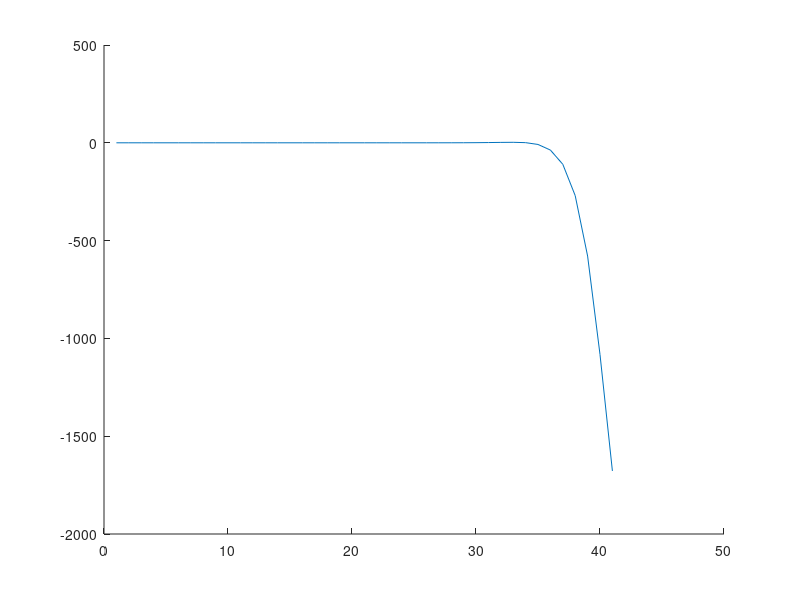

MATLAB code to generate this figure:
% Written by mhamad mahdi salati

% investigation for axial loads
%    The Plane Frame Element K M  Global Matrises
% static anlysis fr step load ,impact load and cretical load
% dynamic anlysis for impact load and harmnic load and...
% euler bernoli beam for mass matrix and stiffness matrix and damping matrix
% newton raphson metod for analysis step gooz
% newmark family metod for analysis dynamic
% impact : impacted mass by bar
%               : impact load
% all by fineit element metod


function []=static_and_dynamic()
clc
% [Node ncon Constraints]= input6();
global A E Ks G I sncon ro_t nsec dx ncon Node sNode_q ax ay az am dt Ty
flag = menu('Select',...
						'Dynamic',...
						'static',...
                        'static of dynamic');
                    if  flag==2;
                         flag1 = 2;%non damping for analysis static
                    elseif flag==1
flag1 = menu('Select',...
						'daming',...
						'no daming');
disp('Please wait ...');
                    else
                        flag1 =2;%non damping for analysis static
                    end
%% Preliminaries of the main while loop
% Deta 0
% A=1; E=30e6;  G=12e6;   I=1/12;
% Deta1
%% deta 1
E= 29e9;    ro_t= 2500;     nu=0.2;     bbbb=0.5;   hhhh=0.3;   L=6;
M2=ro_t*bbbb*hhhh*L;    M1=45*M2;
v0=0;   max_iter=100;
%% deta 2
% E= 210e9;     ro_t=7800;      stress_cr=1500e6;       L=0.193;    nu=0.2;       
% bbbb=8.7*10^-3;     hhhh=0.63*10^-3;    M2=ro_t*bbbb*hhhh*L;    M1=0.369;
% v0=0;   max_iter=50;
%% calc
nsec=10;%Number elemenets beam
Node=zeros(nsec+1,3);
Node(:,1)=0:L/nsec:L;
ncon=zeros(nsec,7);
ncon(:,1)=1:nsec;
ncon(:,2)=2:nsec+1;
c1=1e27;
c2=1e-27;
Constraints=[1	c2	c1	c1
    nsec+1	c1	c1	c1];

A=bbbb*hhhh;        I=bbbb*hhhh^3/12;       r=sqrt(I/A);        ct=sqrt(E/ro_t);
nx=nsec+1;      dx=L/nsec;      %dt=dx/ct;       
% dt=dx/10/ct;

Ty=L/ct;        
TT=5*Ty;
dt=Ty/8;
if flag1 == 1
coef_damp=0.00003;
else
coef_damp=0;%damping
end
nt=floor(TT/dt)+1;% step time
G=E/(2*(1+nu));
%% stiffness Deta
Ks=5/6;
% Ks=1; % Ks is applied in ay and az.
Axx=E*A;
Dxx=E*I;
Sxx=Ks*G*A*0;

%% Deta matrix
ax=1;       ay=1;       az=1;       
if flag == 1
    am=1;
else
    am=0;
end

sncon=size(ncon,1);
sNode=size(Node,1);   sNode_q=2*sNode-1;
wabc=zeros(sncon,3);      uabc=zeros(sncon,3);
% K_sys=zeros(3*sNode,3*sNode);    F_sys=zeros(3*sNode,1);

X_sys_former=zeros(3*sNode_q,1);
x_ele=zeros(sncon,9);  %10*ones(sncon,6);
%%  Applying Boundary Conditions
c1=1e270;
c2=1e-270;
%[node_number rigidity_u rigidity_w rigidity_teta] 
% Constraints=[1	c2	c1	c2
% 5	c1	c2	c1];
Constraints=[1	c2	c1	c2
nsec+1	c1	c1	c2];
[as bs]=find(Constraints>1000);
np_deg=sort(2*3*(-1+Constraints(as))+bs-ones(size(bs,1),1));
% ----------------------
% wab_former=zeros(sncon,1);
%% LOADING static and Deta
f0=0;
q=0.0001;  
load_increment_q0=0.0001;

F0_=3500;  
LL=100;

load_increment_F0=350;

NI_F0=abs(F0_/load_increment_F0);
inp_graph=zeros(NI_F0,1);
F0=load_increment_F0;
Determinant=zeros(NI_F0,1);

NI_q0=q/load_increment_q0;
q0=load_increment_q0;
X_load_incre=zeros(3*sNode_q,NI_F0);

F_app=0;
if flag == 1
dynamic(nt,v0,coef_damp,np_deg,max_iter,F0,x_ele,f0,q0);
elseif flag == 2
 static(F_app,x_ele,f0,q0,X_load_incre,NI_F0,np_deg,load_increment_F0);
else
  dynamic(nt,v0,coef_damp,np_deg,max_iter,F0,x_ele,f0,q0);
end

 %% function uw_element
function [wabc,uabc,x_ele]=uw_ele(ncon,X_sys,sncon)

for el=1:sncon
  n1=ncon(el,1);
  n2=ncon(el,2);
%   r1=3*(n1-1)+1:3*(n1-1)+3;
%   r2=3*(n2-1)+1:3*(n2-1)+3;
  
  r1=3*(n1-1+el-1)+1:3*(n1-1+el-1)+3;   % Note: Just for Unbranched frams
  r2=3*(n2-1+el-1)+1:3*(n2-1+el-1)+3;
  r3=3*(n2-1+el)+1:3*(n2-1+el)+3;
 
  rr=[r1 r2 r3];  
  x_ele(el,:)=X_sys(rr);

  wabc(el,:)=x_ele(el,[2 5 8]);
  
  uabc(el,:)=x_ele(el,[1 4 7]);
end

%% function calculate_K_T_element
function [K_ele, T_ele]=calculate_K_T_element(xa,xc,A,E,Ks,G,I,wabc_e,uabc_e)
Axx=E*A;
Dxx=E*I;
Sxx=Ks*G*A;
xb=0.5*(xa+xc);

i=1:3 ; j=1:3;

NGP=3;
LGP=2;
Gauss_full=gauss(NGP);
Gauss_reduced=gauss(LGP);

%functions needed to be implemented by full integration
% f_K11=(DSx(i))'*DSx(j);
F_K11=0;
for ite=1:NGP
    xi=Gauss_full(ite,1);  wt=Gauss_full(ite,2);
%     S1 =[ 1/2-1/2*xi, 1/2+1/2*xi];
   Jac=xa*xi-1/2*xa-2*xb*xi+xc*xi+1/2*xc;   % Jac =-1/2*xa+1/2*xb;
   DSx =[ -(2*xi-1)/(-2*xa*xi+xa+4*xb*xi-2*xc*xi-xc),      4*xi/(-2*xa*xi+xa+4*xb*xi-2*xc*xi-xc), -(2*xi+1)/(-2*xa*xi+xa+4*xb*xi-2*xc*xi-xc)];
 %DSx =[1/(xa-xb), -1/(xa-xb)];
    
    f_K11=(DSx(i))'*DSx(j);
    F_K11=F_K11+f_K11*wt*Jac;
end
 K11=Axx*F_K11;
 %functions needed to be implemented by reduced integration

wa=wabc_e(1);    wb=wabc_e(2);    wc=wabc_e(3);
ua=uabc_e(1);      ub=uabc_e(2);     uc=uabc_e(3);
F_K12=0;
F_K22_1=0;
F_K22_2=0;
F_K23=0;
F_K33_1=0;
F_K33_2=0;
F_T12_extra=0;    % the word extra is introduced here because T12 has other terms: K12
F_T22_extra_1=0;
F_T22_extra_2=0;
for ite=1:LGP
    xi=Gauss_reduced(ite,1);  wt=Gauss_reduced(ite,2);
    S2(1)=-0.5*(1-xi)*xi;  S2(2)=(1-xi*xi);    S2(3)=0.5*(1+xi)*xi;   %S1 =[ 1/2-1/2*xi, 1/2+1/2*xi];
    Jac=xa*xi-1/2*xa-2*xb*xi+xc*xi+1/2*xc;   % Jac =-1/2*xa+1/2*xb;
   DSx =[ -(2*xi-1)/(-2*xa*xi+xa+4*xb*xi-2*xc*xi-xc),      4*xi/(-2*xa*xi+xa+4*xb*xi-2*xc*xi-xc), -(2*xi+1)/(-2*xa*xi+xa+4*xb*xi-2*xc*xi-xc)];
 %DSx =[1/(xa-xb), -1/(xa-xb)];
%     f_T12_extra=(wa*DSx(1)+wb*DSx(2)).*((DSx(i))'*DSx(j));
%     F_T12_extra=F_T12_extra+f_T12_extra*wt*Jac;
    
    f_T22_extra_1=(ua*DSx(1)+ub*DSx(2)+uc*DSx(3)).*((DSx(i))'*DSx(j));
    F_T22_extra_1=F_T22_extra_1+f_T22_extra_1*wt*Jac;
    
    f_T22_extra_2=((wa*DSx(1)+wb*DSx(2)+wc*DSx(3))^2).*(DSx(i))'*DSx(j);
    F_T22_extra_2=F_T22_extra_2+f_T22_extra_2*wt*Jac;
    
    f_K12=(wa*DSx(1)+wb*DSx(2)+wc*DSx(3)).*((DSx(i))'*DSx(j));
    F_K12=F_K12+f_K12*wt*Jac;
    
    f_K22_1=(DSx(i))'*DSx(j);
    F_K22_1=F_K22_1+f_K22_1*wt*Jac;
    
    f_K22_2=((wa*DSx(1)+wb*DSx(2)+wc*DSx(3))^2).*(DSx(i))'*DSx(j);
    F_K22_2=F_K22_2+f_K22_2*wt*Jac;
    
    f_K23=(DSx(i))'*S2(j);   % or maybe this is true:   DSx(i)*(S1(j))';
    F_K23=F_K23+f_K23*wt*Jac;
    
    f_K33_1=(DSx(i))'*DSx(j);
    F_K33_1=F_K33_1+f_K33_1*wt*Jac;
    
    f_K33_2=(S2(i))'*S2(j);
    F_K33_2=F_K33_2+f_K33_2*wt*Jac;    
end
%  K11=Axx*F_K11;
%  K12=0.5*Axx*F_K12;   K21=2*K12;
 K12=0;   K21=2*K12;
 K13=zeros(3,3);    K31=K13;
 K22=Sxx*F_K22_1+0.5*Axx*F_K22_2;
 K23=Sxx*F_K23;     K32=K23';
 K33=Dxx*F_K33_1+Sxx*F_K33_2;

 K_ele([1 4 7],[1 4 7])=K11;
 K_ele([2 5 8],[2 5 8])=K22;
 K_ele([3 6 9],[3 6 9])=K33;
 K_ele([2 5 8],[1 4 7])=K21;
 K_ele([1 4 7],[2 5 8])=K12;
 K_ele([1 4 7],[3 6 9])=K13;
 K_ele([2 5 8],[3 6 9])=K23;
 K_ele([3 6 9],[1 4 7])=K31;
 K_ele([3 6 9],[2 5 8])=K32;
 
 T11=K11;
 T12=K12+0.5*Axx*F_T12_extra;    %T12=2*K12;
%  T12=2*K12;
 T21=K21;
 T13=K13;    
 T31=K31;
 T22=K22+Axx*(F_T22_extra_1+F_T22_extra_2);
 T23=K23;     
 T32=K32;
 T33=K33;
 
 T_ele([1 4 7],[1 4 7])=T11;
 T_ele([2 5 8],[2 5 8])=T22;
 T_ele([3 6 9],[3 6 9])=T33;
 T_ele([2 5 8],[1 4 7])=T21;
 T_ele([1 4 7],[2 5 8])=T12;
 T_ele([1 4 7],[3 6 9])=T13;
 T_ele([2 5 8],[3 6 9])=T23;
 T_ele([3 6 9],[1 4 7])=T31;
 T_ele([3 6 9],[2 5 8])=T32;
dfgf=0;
return
 
%% function calculate_K__element 3NODE
function [K_ele]=calculate_K__element(xa,xc,A,E,Ks,G,I,wabc_e,uabc_e,ax,ay,az)
Axx=E*A;
Dxx=E*I;
Sxx=Ks*G*A;
xb=0.5*(xa+xc);

i=1:3 ; j=1:3;

NGP=2;
LGP=2;
Gauss_full=gauss(NGP);
Gauss_reduced=gauss(LGP);

%functions needed to be implemented by full integration
% f_K11=(DSx(i))'*DSx(j);
F_K11=0;
for ite=1:NGP
    xi=Gauss_full(ite,1);  wt=Gauss_full(ite,2);
    %     S1 =[ 1/2-1/2*xi, 1/2+1/2*xi];
    Jac=xa*xi-1/2*xa-2*xb*xi+xc*xi+1/2*xc;   % Jac =-1/2*xa+1/2*xb;
    DSx =[ -(2*xi-1)/(-2*xa*xi+xa+4*xb*xi-2*xc*xi-xc),      4*xi/(-2*xa*xi+xa+4*xb*xi-2*xc*xi-xc), -(2*xi+1)/(-2*xa*xi+xa+4*xb*xi-2*xc*xi-xc)];
    %DSx =[1/(xa-xb), -1/(xa-xb)];
    
    f_K11=ax*(DSx(i))'*DSx(j);
    F_K11=F_K11+f_K11*wt*Jac;
end
K11=Axx*F_K11;
%functions needed to be implemented by reduced integration

wa=wabc_e(1);    wb=wabc_e(2);    wc=wabc_e(3);
ua=uabc_e(1);      ub=uabc_e(2);     uc=uabc_e(3);
F_K12=0;
F_K22_1=0;
F_K22_2=0;
F_K23=0;
F_K33_1=0;
F_K33_2=0;

for ite=1:LGP
    xi=Gauss_reduced(ite,1);  wt=Gauss_reduced(ite,2);
    S2(1)=-0.5*(1-xi)*xi;  S2(2)=(1-xi*xi);    S2(3)=0.5*(1+xi)*xi;   %S1 =[ 1/2-1/2*xi, 1/2+1/2*xi];
    Jac=xa*xi-1/2*xa-2*xb*xi+xc*xi+1/2*xc;   % Jac =-1/2*xa+1/2*xb;
    DSx =[ -(2*xi-1)/(-2*xa*xi+xa+4*xb*xi-2*xc*xi-xc),      4*xi/(-2*xa*xi+xa+4*xb*xi-2*xc*xi-xc), -(2*xi+1)/(-2*xa*xi+xa+4*xb*xi-2*xc*xi-xc)];
    
    f_K12=ax*ay*(wa*DSx(1)+wb*DSx(2)+wc*DSx(3)).*((DSx(i))'*DSx(j));
    F_K12=F_K12+f_K12*wt*Jac;
    
    f_K22_1=az*(DSx(i))'*DSx(j);
    F_K22_1=F_K22_1+f_K22_1*wt*Jac;
    
    f_K22_2=ax*ay*((wa*DSx(1)+wb*DSx(2)+wc*DSx(3))^2).*(DSx(i))'*DSx(j);
    F_K22_2=F_K22_2+f_K22_2*wt*Jac;
    
    f_K23=az*(DSx(i))'*S2(j);   % or maybe this is true:   DSx(i)*(S1(j))';
    F_K23=F_K23+f_K23*wt*Jac;
    
    f_K33_1=ay*(DSx(i))'*DSx(j);
    F_K33_1=F_K33_1+f_K33_1*wt*Jac;
    
    f_K33_2=az*(S2(i))'*S2(j);
    F_K33_2=F_K33_2+f_K33_2*wt*Jac;
end
%  K11=Axx*F_K11;
K12=0.5*Axx*F_K12;   K21=2*K12;
K13=zeros(3,3);    K31=K13;
K22=Sxx*F_K22_1+0.5*Axx*F_K22_2;
K23=Sxx*F_K23;     K32=K23';
K33=Dxx*F_K33_1+Sxx*F_K33_2;

K_ele([1 4 7],[1 4 7])=K11;
K_ele([2 5 8],[2 5 8])=K22;
K_ele([3 6 9],[3 6 9])=K33;
K_ele([2 5 8],[1 4 7])=K21;
K_ele([1 4 7],[2 5 8])=K12;
K_ele([1 4 7],[3 6 9])=K13;
K_ele([2 5 8],[3 6 9])=K23;
K_ele([3 6 9],[1 4 7])=K31;
K_ele([3 6 9],[2 5 8])=K32;

return

%% function calculate_K_element 2NODE
function K_ele=calculate_K_element(xa,xb,A,E,Ks,G,I,wab_e)
Axx=E*A;
Dxx=E*I;
Sxx=Ks*G*A;
xab=[xa xb];

i=1:2 ; j=1:2;

NGP=2;
LGP=1;
Gauss_full=gauss(NGP);
Gauss_reduced=gauss(LGP);

%functions needed to be implemented by full integration
% f_K11=(DSx(i))'*DSx(j);
F_K11=0;
for ite=1:NGP
    xi=Gauss_full(ite,1);  wt=Gauss_full(ite,2);
%     S1 =[ 1/2-1/2*xi, 1/2+1/2*xi];
    Jac =-1/2*xa+1/2*xb;
    DSx =[1/(xa-xb), -1/(xa-xb)];
    
    f_K11=(DSx(i))'*DSx(j);
    F_K11=F_K11+f_K11*wt*Jac;
end
 K11=Axx*F_K11;
 %functions needed to be implemented by reduced integration

wa=wab_e(1);    wb=wab_e(2);
F_K12=0;
F_K22_1=0;
F_K22_2=0;
F_K23=0;
F_K33_1=0;
F_K33_2=0;
for ite=1:LGP
    xi=Gauss_reduced(ite,1);  wt=Gauss_reduced(ite,2);
    S1 =[ 1/2-1/2*xi, 1/2+1/2*xi];
    Jac =-1/2*xa+1/2*xb;
    DSx =[1/(xa-xb), -1/(xa-xb)];
    
    f_K12=(wa*DSx(1)+wb*DSx(2)).*((DSx(i))'*DSx(j));
    F_K12=F_K12+f_K12*wt*Jac;
    
    f_K22_1=(DSx(i))'*DSx(j);
    F_K22_1=F_K22_1+f_K22_1*wt*Jac;
    
    f_K22_2=((wa*DSx(1)+wb*DSx(2))^2).*(DSx(i))'*DSx(j);
    F_K22_2=F_K22_2+f_K22_2*wt*Jac;
    
    f_K23=(DSx(i))'*S1(j);   % or maybe this is true:   DSx(i)*(S1(j))';
    F_K23=F_K23+f_K23*wt*Jac;
    
    f_K33_1=(DSx(i))'*DSx(j);
    F_K33_1=F_K33_1+f_K33_1*wt*Jac;
    
    f_K33_2=(S1(i))'*S1(j);
    F_K33_2=F_K33_2+f_K33_2*wt*Jac;    
end
 K11=Axx*F_K11;
 K12=0.5*Axx*F_K12;   K21=2*K12;
 K13=zeros(2,2);    K31=K13;
 K22=Sxx*F_K22_1+0.5*Axx*F_K22_2;
 K23=Sxx*F_K23;     K32=K23';
 K33=Dxx*F_K33_1+Sxx*F_K33_2;
%  
%  K32(1,2)=- K32(1,2);
%   K32(2,1)=- K32(2,1);
%  
 
%  ELK=zeros(6,6);
 ELK([1 4],[1 4])=K11;
 ELK([2 5],[2 5])=K22;
 ELK([3 6],[3 6])=K33;
 ELK([2 5],[1 4])=K21;
 ELK([1 4],[2 5])=K12;
 ELK([1 4],[3 6])=K13;
 ELK([2 5],[3 6])=K23;
 ELK([3 6],[1 4])=K31;
 ELK([3 6],[2 5])=K32;

 K_ele=ELK;    % K_ele=double(ELK);
 return
 
%% function Mass
function [M_ele]=calculate_M_element(xa,xc,ro_t,A,I)

RoA=ro_t*A;
RoI=ro_t*A;
% RoI=ro_t*I;
xb=0.5*(xa+xc);

i=1:3 ; j=1:3;

NGP=3;
LGP=2;
Gauss_full=gauss(NGP);
Gauss_reduced=gauss(LGP);

%functions needed to be implemented by full integration
% f_K11=(DSx(i))'*DSx(j);
F_M11=0;
for ite=1:NGP
    xi=Gauss_full(ite,1);  wt=Gauss_full(ite,2);
    
    S2(1)=-0.5*(1-xi)*xi;  S2(2)=(1-xi*xi);    S2(3)=0.5*(1+xi)*xi;   %S1 =[ 1/2-1/2*xi, 1/2+1/2*xi];
    
    Jac=xa*xi-1/2*xa-2*xb*xi+xc*xi+1/2*xc;   % Jac =-1/2*xa+1/2*xb;
    
    f_M11=(S2(i))'*S2(j);%(DSx(i))'*DSx(j);
    F_M11=F_M11+f_M11*wt*Jac;
    
end
M11=RoA*F_M11;
%functions needed to be implemented by reduced integration

F_M33=0;

for ite=1:LGP
    xi=Gauss_reduced(ite,1);  wt=Gauss_reduced(ite,2);
    S2(1)=-0.5*(1-xi)*xi;  S2(2)=(1-xi*xi);    S2(3)=0.5*(1+xi)*xi;   %S1 =[ 1/2-1/2*xi, 1/2+1/2*xi];
    Jac=xa*xi-1/2*xa-2*xb*xi+xc*xi+1/2*xc;   % Jac =-1/2*xa+1/2*xb;
    f_M33=(S2(i))'*S2(j);
    F_M33=F_M33+f_M33*wt*Jac;
end
F_M22=F_M33;;
M22=RoA*F_M22;
M33=RoI*F_M33;


M13=zeros(3,3);    M31=M13;
M23=zeros(3,3);    M32=M23;
M12=zeros(3,3);    M21=M12;

M_ele([1 4 7],[1 4 7])=M11;
M_ele([2 5 8],[2 5 8])=M22;
M_ele([3 6 9],[3 6 9])=M33;
M_ele([2 5 8],[1 4 7])=M21;
M_ele([1 4 7],[2 5 8])=M12;
M_ele([1 4 7],[3 6 9])=M13;
M_ele([2 5 8],[3 6 9])=M23;
M_ele([3 6 9],[1 4 7])=M31;
M_ele([3 6 9],[2 5 8])=M32;
return

%% function Mass
function [m]=mass_mms(xa,xc,ro,A,I,dx);
    
xb=xc-xa;
m11=0;
for i=1:3
    for j=1:3
    syms x
%     S1 =[ 1/2-1/2*xi, 1/2+1/2*xi];
    S2(1)=(2*x^2)-(3*x)+1;  S2(2)=(-4*x^2)+(4*x);    S2(3)=(2*x^2)-x;   %S1 =[ 1-x, x];
    m11(i,j)=int(S2(i)*S2(j),0,1);
    end
end
 %functions needed to be implemented by reduced integration
 
 S3=[(x^2)-(5*(x^3)/4)-((x^4)/2)+(3*(x^5))
    (dx/4)*(x^2-x^3-x^4+x^5)
    1-(2*x^2)+x^4
    dx*(x-(2*x^2)+x^5)
    x^2+(5*(x^3)/4)-((x^4)/2)-(3*(x^5)/4)
    (dx/4)*(-x^2-x^3+x^4+x^5)];

    syms x
for i=1:6
    for j=1:6
    m22(i,j)=int(S3(i)*S3(j),0,1);
    end
end
 m11=m11*ro*A;
 m22=m22;
 m_ele([1 4 7],[1 4 7])=m11;
 m_ele([2 5 8],[2 5 8])=m22([1 3 5],[1 3 5])*ro*A;
 m_ele([3 6 9],[3 6 9])=m22([2 4 6],[2 4 6])*ro*I;
 m_ele([2 5 8],[1 4 7])=0;%m21;
 m_ele([1 4 7],[2 5 8])=0;%m12;
 m_ele([1 4 7],[3 6 9])=0;%m13;
 m_ele([2 5 8],[3 6 9])=0;%m22([1 3 5],[2 4 6]);
 m_ele([3 6 9],[1 4 7])=0;%m31;
 m_ele([3 6 9],[2 5 8])=0;%m22([2 4 6],[1 3 5]);
 m= m_ele;
 hhh=54;

%% function  calculate_F_element
function F_ele=calculate_F_element(xa,xc,f0,q0,F0)

xb=0.5*(xa+xc);
i=1:3 ; j=1:3;

NGP=3;
LGP=2;
Gauss_full=gauss(NGP);
Gauss_reduced=gauss(LGP);

%functions needed to be implemented by full integration
F_F1=0;
F_F2=0;
for ite=1:NGP
    xi=Gauss_full(ite,1);  wt=Gauss_full(ite,2);
    S2(1)=-0.5*(1-xi)*xi;  S2(2)=(1-xi*xi);    S2(3)=0.5*(1+xi)*xi;   %S1 =[ 1/2-1/2*xi, 1/2+1/2*xi];
    Jac=xa*xi-1/2*xa-2*xb*xi+xc*xi+1/2*xc;   % Jac =-1/2*xa+1/2*xb;
%    DSx =[ -(2*xi-1)/(-2*xa*xi+xa+4*xb*xi-2*xc*xi-xc),      4*xi/(-2*xa*xi+xa+4*xb*xi-2*xc*xi-xc), -(2*xi+1)/(-2*xa*xi+xa+4*xb*xi-2*xc*xi-xc)];
%     DSx =[1/(xa-xb), -1/(xa-xb)];
    f_F1=S2(i);
    F_F1=F_F1+f_F1*wt*Jac;
    f_F2=S2(i);        %S2(i);
    F_F2=F_F2+f_F2*wt*Jac;
end
%  K11=Axx*F_K11;
 F1=f0*F_F1;
 F2=q0*F_F2;
 F3=zeros(3,1);    %F3=q0*F_F3;
F_ele([1;4;7])=F1;
F_ele([2;5;8])=F2;
F_ele([3;6;9])=F3;
F_ele=F_ele';     %F_ele=double(F_ele');
% F_ele=vpa(F_ele');
if xa==0
    F_ele(1,1)=F0;
end
 return

 %% function  Assembling_K_F
function [K_sys,F_sys]=K_F_sys(sNode_q,Node,ncon,uabc,wabc,f0,q0,F_app,ax,ay,az)
global A E Ks G I sncon

K_sys=zeros(3*sNode_q,3*sNode_q);    F_sys=zeros(3*sNode_q,1);

for el=1:sncon
    n1=ncon(el,1);    n2=ncon(el,2);
    xa=Node(n1,1);    xc=Node(n2,1);
    
    wabc_e=wabc(el,:);     uabc_e=uabc(el,:);
    
    % K_ele=calculate_K_element(xa,xb,A,E,Ks,G,I,wab_e,ax,ay,az);
    [K_ele]=calculate_K__element(xa,xc,A,E,Ks,G,I,wabc_e,uabc_e,ax,ay,az);
    F_ele=calculate_F_element(xa,xc,f0,q0,F_app);
    
    % Making K_system and F_system
    r1=3*(n1-1+el-1)+1:3*(n1-1+el-1)+3;   % Note: Just for Unbranched frams
    r2=3*(n2-1+el-1)+1:3*(n2-1+el-1)+3;
    r3=3*(n2-1+el)+1:3*(n2-1+el)+3;
    
    rrr=[r1 r2 r3];
   
    K_sys(rrr(:),rrr(:))=K_sys(rrr(:),rrr(:))+K_ele(:,:);
    F_sys(rrr(:))=F_sys(rrr(:))+F_ele(:);
    
    
end

%% function  Assembling_KT_R
function [T_sys,R_sys]=T_R_sys(x_ele,sNode_q,Node,ncon,uabc,wabc,f0,q0,F_app,ax,ay,az)
global A E Ks G I sncon

T_sys=zeros(3*sNode_q,3*sNode_q);    F_sys=zeros(3*sNode_q,1);
R_sys=zeros(3*sNode_q,1);
for el=1:sncon
    n1=ncon(el,1);    n2=ncon(el,2);
    xa=Node(n1,1);    xc=Node(n2,1);
    
    wabc_e=wabc(el,:);     uabc_e=uabc(el,:);
    
    [K_ele T_ele]=calculate_K_T_element(xa,xc,A,E,Ks,G,I,wabc_e,uabc_e);
    F_ele=calculate_F_element(xa,xc,f0,q0,F_app);
    X_ele=x_ele(el,:);
    R_ele=-(F_ele-K_ele*X_ele');
    
    % Making K_system and F_system
    r1=3*(n1-1+el-1)+1:3*(n1-1+el-1)+3;   % Note: Just for Unbranched frams
    r2=3*(n2-1+el-1)+1:3*(n2-1+el-1)+3;
    r3=3*(n2-1+el)+1:3*(n2-1+el)+3;
    
    rrr=[r1 r2 r3];
    T_sys(rrr(:),rrr(:))=T_sys(rrr(:),rrr(:))+T_ele(:,:);
    R_sys(rrr(:))=R_sys(rrr(:))+R_ele(:);
    
end
h=1;

%% function  Assembling_KT_R
function [T_sys,R_sys]=T_R_sys_Dynamic(x_ele,sNode_q,Node,ncon,uabc,wabc,f0,q0,F_app,ax,ay,az,M_sys_con1,coef_damp,X,Xd,Xdd,XI,XdI,XddI,R_sys_con1)
global A E Ks G I sncon dt am ro_t
persistent gamma_ beta_
if isempty(beta_)
    gamma_=1/2;              beta_=1/4;
end
% [M_sys]=Mass_sys1(sNode_q,Node,ncon,am);
c0 = 1/(beta_*dt*dt) ;
c1 = gamma_/(beta_*dt) ;
c2 = 1/(beta_*dt) ;
c3 = 1/(beta_*2) - 1 ;
c4 = gamma_/beta_ - 1 ;
% c5 = 0.5*dt*(gamma_/beta_ - 2 ) ;
c5 = dt*(gamma_/beta_ - 1 ) ;
c6 = dt*(1 - gamma_ ) ;
c7 = dt* gamma_  ;
T_sys=zeros(3*sNode_q,3*sNode_q);    F_sys=zeros(3*sNode_q,1);
R_sys=zeros(3*sNode_q,1);
for el=1:sncon
    n1=ncon(el,1);    n2=ncon(el,2);
    xa=Node(n1,1);    xc=Node(n2,1);
    
    wabc_e=wabc(el,:);     uabc_e=uabc(el,:);
    
    % K_ele=calculate_K_element(xa,xb,A,E,Ks,G,I,wab_e,ax,ay,az);
    [K_ele T_ele]=calculate_K_T_element(xa,xc,A,E,Ks,G,I,wabc_e,uabc_e);
%     [K_ele]=calculate_K__element(xa,xc,A,E,Ks,G,I,wabc_e,uabc_e,ax,ay,az);
    F_ele=calculate_F_element(xa,xc,f0,q0,F_app);
    X_ele=x_ele(el,:);
%     R_ele=-(F_ele-K_ele*X_ele');
    
    % Making K_system and F_system
    r1=3*(n1-1+el-1)+1:3*(n1-1+el-1)+3;   % Note: Just for Unbranched frams
    r2=3*(n2-1+el-1)+1:3*(n2-1+el-1)+3;
    r3=3*(n2-1+el)+1:3*(n2-1+el)+3;

    rrr=[r1 r2 r3];
    
    Xii=XI(rrr);
    Xdii=XdI(rrr);
    Xddii=XddI(rrr);
    Xi=X(rrr);
    Xdi=Xd(rrr);
    Xddi=Xdd(rrr);
    R_1=R_sys_con1(rrr);
%     M=M_sys(rrr,rrr);
    [M_ele]=calculate_M_element(xa,xc,ro_t,A,I);
    M=M_ele*am;
    C=coef_damp*K_ele;
    Keff = c0*M + c1*C + K_ele ;
    Feff = F_ele+ M*(c0*Xi+c2*Xdi+c3*Xddi) ...
    +C*(c1*Xi+c4*Xdi+c5*Xddi) ;
%     R_ele=(Feff-Keff*X_ele');
%     R_ele=-(M*Xddi + C*Xdi + K_ele*X_ele')+F_ele;
%     R_ele=(M*Xddi + C*Xdi - Keff*X_ele')-Feff;
%     R_ele=-(F_ele-K_ele*X_ele');
%     R_ele=-(F_ele - Keff*X_ele' - M*Xddi - C*Xdi);
%     R_ele=-(F_ele - Keff*X_ele');
%     R_ele=(Feff - K_ele*X_ele');
%     R_ele=F_ele - M*Xddi - C*Xdi - K_ele*Xi;
%     R_ele=Feff - M*Xddi - C*Xdi - Keff*Xi;
%     DYNAMIC=M*(Xddi) + C*(Xdi);
%     DYNAMIC=M*(c3*Xddi) + C*(c4*Xdi);
    DYNAMIC=M*(c0*(Xii-Xi) - c2*Xdi - c3*Xddi) + C*(c1*(Xii-Xi) - c4*Xdi - c5*Xddi);
%     DYNAMIC=C*(c1*(Xii-Xi) - c4*Xdi - c5*Xddi);
%     P= M*Xddii + C*Xdii + Keff*Xii;
%     P= M*Xddi + C*Xdi + K_ele*(Xi);
    P= Keff*(Xii) + DYNAMIC;
%     P= K_ele*(Xi);
%     R_ele= F_ele - DYNAMIC - P;
    R_ele= -F_ele - P;
    l=4;
%     R_ele = F_ele - M*(c0*Xi+c2*Xdi+c3*Xddi) ...
%     - C*(c1*Xi+c4*Xdi+c5*Xddi) -K_ele*Xi;
%     R_ele= Feff - M*Xddi + C*Xdi + Keff*Xi;

%     R_ele=R_ele - R_1;
%     M*(c0*(Xi-Xii) - c2*Xdi - c3*Xddi)
%     C*(c1*(Xi-Xii) - c4*Xdi -c5*Xddi) 
%     K_ele*Xi
    T_sys(rrr(:),rrr(:))=T_sys(rrr(:),rrr(:))+T_ele(:,:);
    R_sys(rrr(:))=R_sys(rrr(:))+R_ele(:);
    
%     K_sys(rrr(:),rrr(:))=K_sys(rrr(:),rrr(:))+K_ele(:,:);
%     F_sys(rrr(:))=F_sys(rrr(:))+F_ele(:);
    
    
end
h=1;

%% function  Assembling_M
function [M_sys]=Mass_sys1(sNode_q,Node,ncon,am)
global A  I sncon ro_t

M_sys=zeros(3*sNode_q,3*sNode_q);

for el=1:sncon
    n1=ncon(el,1);    n2=ncon(el,2);
    xa=Node(n1,1);    xc=Node(n2,1);
    
    % Making K_system and F_system
    r1=3*(n1-1+el-1)+1:3*(n1-1+el-1)+3;   % Note: Just for Unbranched frams
    r2=3*(n2-1+el-1)+1:3*(n2-1+el-1)+3;
    r3=3*(n2-1+el)+1:3*(n2-1+el)+3;    
    rrr=[r1 r2 r3];
    
    [M_ele]=calculate_M_element(xa,xc,ro_t,A,I);    
    M_sys(rrr(:),rrr(:))=M_sys(rrr(:),rrr(:))+(am*M_ele(:,:));
end

%% function  Assembling_M
function [M_sys]=Mass_sys2(sNode_q,Node,ncon,am)
global A  I sncon ro_t dx

M_sys=zeros(3*sNode_q,3*sNode_q);
for el=1:sncon
    n1=ncon(el,1);    n2=ncon(el,2);
    xa=Node(n1,1);    xc=Node(n2,1);
    
    % Making K_system and F_system
    r1=3*(n1-1+el-1)+1:3*(n1-1+el-1)+3;   % Note: Just for Unbranched frams
    r2=3*(n2-1+el-1)+1:3*(n2-1+el-1)+3;
    r3=3*(n2-1+el)+1:3*(n2-1+el)+3;
    rrr=[r1 r2 r3];
    
    [M_ele]=mass_mms(xa,xc,ro_t,A,I,dx);
    M_sys(rrr(:),rrr(:))=M_sys(rrr(:),rrr(:))+(am*M_ele(:,:));
end

 %% function constraints Boundary K AND F
    function [K_sys_con1,F_sys_con1]=K_F_sys_con1(K_sys,F_sys,np_deg,sNode_q)  % apply constraints Boundary conds)
K_sys_con1=K_sys;
F_sys_con1=F_sys;
K_sys_con1(np_deg,:)=0;
K_sys_con1(:,np_deg)=0;
np_z_diag=zeros(3*sNode_q,1);
np_z_diag(np_deg)=1;
np_z_diag_1=diag(np_z_diag);
K_sys_con1=K_sys_con1+np_z_diag_1;
F_sys_con1(np_deg)=0;
 
%% function constraints Boundary KT AND R
    function [T_sys_con1,R_sys_con1]=KT_R_sys_con2(T_sys,R_sys,np_deg,sNode_q)  % apply constraints Boundary conds)
T_sys_con1=T_sys;
R_sys_con1=R_sys;
T_sys_con1(np_deg,:)=0;
T_sys_con1(:,np_deg)=0;
np_z_diag=zeros(3*sNode_q,1);
np_z_diag(np_deg)=1;
np_z_diag_1=diag(np_z_diag);
T_sys_con1=T_sys_con1+np_z_diag_1;
R_sys_con1(np_deg)=0;

%% function constraints Boundary Mass matrix
function [M_sys_con1]=Mass_sys_con1(M_sys,np_deg,sNode_q,am)  % apply constraints Boundary conds)
M_sys_con1=M_sys;
M_sys_con1(np_deg,:)=0;
M_sys_con1(:,np_deg)=0;
np_z_diag=zeros(3*sNode_q,1);
np_z_diag(np_deg)=1;
np_z_diag_1=diag(np_z_diag);
M_sys_con1=M_sys_con1+np_z_diag_1;
M_sys_con1=M_sys_con1*am;

 %% function static anlysis 
function [] =static(F_app,x_ele,f0,q0,X_load_incre,NI_F0,np_deg,load_increment_F0)
global  sncon ncon Node sNode_q ax ay az
wabc=zeros(sncon,3);      uabc=zeros(sncon,3);
% ipmact load Ray Clough
Load=zeros(1,NI_F0);
Load(1,1)=0;
Load(1,2)=5;
Load(1,3)=8;
Load(1,4)=7;
Load(1,5)=5;
Load(1,6)=3;
Load(1,7)=2;
Load(1,8)=1;
Load(1,9)=0;
for nom_inc_F0=1:NI_F0
%% The main while loop
% F_app=F_app+F0;
 F_app=Load(nom_inc_F0);
toler=100;   toler_w=100;   iter=0;
while toler>0.001 && iter<100
    iter=iter+1;
%% Assembling
[T_sys,R_sys]=T_R_sys(x_ele,sNode_q,Node,ncon,uabc,wabc,f0,q0,F_app,ax,ay,az);
%% Applying Boundary Conditions
[T_sys_con1,R_sys_con1]=KT_R_sys_con2(T_sys,R_sys,np_deg,sNode_q);  % apply constraints Boundary conds)
Determinant(nom_inc_F0)=det(1e-6*T_sys_con1);
% ----------------

dx_sys=-T_sys_con1\R_sys_con1;

if iter==1 && nom_inc_F0==1
X_sys=dx_sys;
elseif iter==1
X_sys=X_load_incre(:,nom_inc_F0-1)+dx_sys;
else
X_sys=X_sys_former+dx_sys;
end    %if

toler=sum(abs(R_sys_con1));    %          toler=max(abs(dx_sys));
X_sys_former=X_sys;

%% calculation of wa, wb which are the only nonlinear parameters
for el=1:sncon
  n1=ncon(el,1);
  n2=ncon(el,2);
%   r1=3*(n1-1)+1:3*(n1-1)+3;
%   r2=3*(n2-1)+1:3*(n2-1)+3;
%   rr=[r1 r2];   

  r1=3*(n1-1+el-1)+1:3*(n1-1+el-1)+3;   % Note: Just for Unbranched frams
  r2=3*(n2-1+el-1)+1:3*(n2-1+el-1)+3;
  r3=3*(n2-1+el)+1:3*(n2-1+el)+3;
 
  rr=[r1 r2 r3];  
  x_ele(el,:)=X_sys(rr);
  wabc(el,:)=x_ele(el,[2 5 8]);
  uabc(el,:)=x_ele(el,[1 4 7]);
end

end     %while

    X_load_incre(:,nom_inc_F0)=X_sys;

% inp_graph(nom_inc_F0)=X_load_incre((sNode_q-1)/2*3+1,nom_inc_F0);
inp_graph(nom_inc_F0)=X_load_incre(1,nom_inc_F0);
end     %for nom_inc_F0
%% Showing the element displacements for the maximum applied load.
NI=NI_F0;
hold on
plot(inp_graph,load_increment_F0*(0:NI_F0-1))

 %% function Newmark 
function [X,Xd,Xdd] =Newmark(M,C,K,F,dt,Xi,Xdi,Xddi,sNode_q,n)
persistent gamma_ beta_
if isempty(beta_)
    gamma_=1/2;              beta_=1/4;
end
c0 = 1/(beta_*dt*dt) ;
c1 = gamma_/(beta_*dt) ;
c2 = 1/(beta_*dt) ;
c3 = 1/(beta_*2) - 1 ;
c4 = gamma_/beta_ - 1 ;
c5 = 0.5*dt*(gamma_/beta_ - 2 ) ;
% c5 = dt*(gamma_/beta_ - 1 ) ;
c6 = dt*(1 - gamma_ ) ;
c7 = dt* gamma_  ;
Keff = c0*M + c1*C + K ;
% Feff = F+ M*(c0*Xi+c2*Xdi+c3*Xddi) ...
%     +C*(c1*Xi+c4*Xdi+c5*Xddi) ;
Feff = F;

%  Mii=M((sNode_q-1)/2,(sNode_q-1)/2);
% if Mii==0
%     X=Keff\Feff;
%     X=X+Xi;
% else
    X=Keff\Feff;
    X=X+Xi;
% end

Xdd= c0*(X-Xi) - c2*Xdi - c3*Xddi ;
Xd = Xdi + c6*Xddi + c7*Xdd ;



%% function dynamic 
function [] =dynamic(nt,v0,coef_damp,np_deg,max_iter,F0,x_ele,f0,q0)
    global  sncon ncon Node sNode_q ax ay az am dt Ty
    % ipmact load Ray Clough
    Load=zeros(1,nt);
    Load(1,1)=0;
    Load(1,2)=5;
    Load(1,3)=8;
    Load(1,4)=7;
    Load(1,5)=5;
    Load(1,6)=3;
    Load(1,7)=2;
    Load(1,8)=1;
    Load(1,9)=0;
    Xmat=zeros(3*sNode_q,nt);
    Xdmat=zeros(3*sNode_q,nt);
    Xddmat=zeros(3*sNode_q,nt);
%     Xmat(1,1)=0.2;
%     Xdmat(1,1)=5;
% Assembling mass matrix
    [M_sys]=Mass_sys1(sNode_q,Node,ncon,am);
%     [M_sys]=Mass_sys2(sNode_q,Node,ncon,am);
% Applying Boundary Conditions mass matrix
    [M_sys_con1]=Mass_sys_con1(M_sys,np_deg,sNode_q,am);
    for n=1:nt-1
%          F_app=10*sin(5*n*dt/Ty);
%          F_app=10;
%          F_app=0;
         F_app=Load(n+1);
%          F_app=F_app+F0;
        toler=100;   toler_w=100;   iter=0;
        if n==1
            X_sys=zeros(3*sNode_q,1);
%             [X_sys]=Boundary(E,ro_t,L,v0,sncon,dx,sNode_q,r,stress_cr);
            Xmat(:,1)=X_sys;
            dXmat(1,1)=v0;
            [wabc,uabc,x_ele]=uw_ele(ncon,X_sys,sncon);
            R_sys_con1=zeros(3*sNode_q,1);
        end %end if n==1

        while  toler>0.001 && iter<max_iter
            iter=iter+1;
            
%         Assembling
            Xi=Xmat(:,n);
            Xdi=Xdmat(:,n);
            Xddi=Xddmat(:,n);
            XI=Xmat(:,n+1);
            XdI=Xdmat(:,n+1);
            XddI=Xddmat(:,n+1);
            
%          Mii=M_sys_con1((sNode_q-1)/2,(sNode_q-1)/2);%dynamic analysis
%             if Mii==0% static analysis
%                 XI=Xmat(:,n+1);
%                 XdI=Xdmat(:,n+1);
%                 XddI=Xddmat(:,n+1);
%             else% dynamic analysis
                if iter==1
                    XI=Xmat(:,n);
                    XdI=Xdmat(:,n);
                    XddI=Xddmat(:,n);
%                 else
%                     XI=Xmat(:,n+1);
%                     XdI=Xdmat(:,n+1);
%                     XddI=Xddmat(:,n+1);
                end
%             end
            
            if n==1 
                XI=zeros(3*sNode_q,1);
            else
            XI=Xmat(:,n-1);
            end
            
            [T_sys,R_sys]=T_R_sys_Dynamic(x_ele,sNode_q,Node,ncon,uabc,wabc,f0,q0,F_app,ax,ay,az,M_sys_con1,coef_damp,Xi,Xdi,Xddi,XI,XdI,XddI,R_sys_con1);
%             [T_sys,R_sys]=T_R_sys(x_ele,sNode_q,Node,ncon,uabc,wabc,f0,q0,F_app,ax,ay,az)%         Applying Boundary Conditions
            [T_sys_con1,R_sys_con1]=KT_R_sys_con2(T_sys,R_sys,np_deg,sNode_q);  % apply constraints Boundary conds)
            C=coef_damp*T_sys_con1;
             X_sys_former=X_sys;     
%              f=F_sys_con1;
%              k3=K_sys_con1;
             f=R_sys_con1;
             k3=T_sys_con1;
            
            if n==1 && iter==1;
                  dddXmat=(f-k3*Xi-C*Xdi)\M_sys_con1;
                  ddXmat(:,1)=dddXmat';
            end
            [X,Xd,Xdd] =Newmark(M_sys_con1,C,k3,f,dt,Xi,Xdi,Xddi,sNode_q,n);
            
            XI=X;
            XdI=Xd;
            XddI=Xdd;
            
            X_sys=X;
%             [wabc,uabc,x_ele]=uw_ele(ncon,X_sys,sncon);
            for el=1:sncon
          n1=ncon(el,1);
          n2=ncon(el,2);
%           r1=3*(n1-1)+1:3*(n1-1)+3;
%           r2=3*(n2-1)+1:3*(n2-1)+3;
%           rr=[r1 r2];  

          r1=3*(n1-1+el-1)+1:3*(n1-1+el-1)+3;   % Note: Just for Unbranched frams
          r2=3*(n2-1+el-1)+1:3*(n2-1+el-1)+3;
          r3=3*(n2-1+el)+1:3*(n2-1+el)+3;

          rr=[r1 r2 r3];  
          x_ele(el,:)=X_sys(rr);

          wabc(el,:)=x_ele(el,[2 5 8]);

          uabc(el,:)=x_ele(el,[1 4 7]);
        end
%             contorol
            toler=max(abs((X_sys_former-X_sys)./X_sys));

            if iter>max_iter
                break
            end

        end
        Xmat(:,n+1)=X;
        Xdmat(:,n+1)=Xd;
        Xddmat(:,n+1)=Xdd;
    end
        
hold on
draw= Xmat((sNode_q-1)/2*3+1,:);
draw2= Xmat((sNode_q-1)/2*3+2,:);
draw3= Xmat((sNode_q-1)/2*3+3,:);
draw1= Xmat(1,:);
draw12= Xmat(2,:);
draw13= Xmat(3,:);
% draw= Xmat(1,:);
% draw1= E*(Xmat(sNode_q*3-2,:)-Xmat(sNode_q*3-8,:))/dx;
% draw2= E*(Xmat(3*3-2,:)-Xmat(3*3-8,:))/dx;
% tvec=0:dt:TT;
% plot(tvec,draw);
plot(draw1);
% plot(draw3);

% plot(draw2);
% plot(draw12);
% plot(draw3);
% plot(draw13);


%% Gauss integration 
 function Gauss=gauss(NGP)

% gauss=cell(5,1);
% gauss{1}=[0 2];
% gauss{2}=[0.5773502692 1
%                -0.5773502692 1];
% gauss{3}=[0.7745966692 0.5555555555
%                 0 0.8888888889
%                 -0.7745966692 0.5555555555];
% gauss{4}=[0.3399810435 0.6521451548
%                 0.8611363116 0.3478548451
%                 -0.3399810435 0.6521451548
%                 -0.8611363116 0.3478548451];
% gauss{5}=[0.5384693101 0.4786286705
%                 0.9061798459 0.2369268850
%                 0.0000000000 0.5688888889
%                 -0.5384693101 0.4786286705
%                 -0.9061798459 0.2369268850];    
            
gauss{1}=[0 2];
gauss{2}=[1/sqrt(3) 1
               -1/sqrt(3) 1];
gauss{3}=[sqrt(0.6) 5/9
                0 8/9
                -sqrt(0.6) 5/9];
            const1=sqrt(4.8);
gauss{4}=[sqrt((3+const1)/7) 0.5-1/(3*const1)
                sqrt((3-const1)/7) 0.5+1/(3*const1)
                -sqrt((3-const1)/7) 0.5+1/(3*const1)
                -sqrt((3+const1)/7) 0.5-1/(3*const1)];
gauss{5}=[0.5384693101 0.4786286705
                0.9061798459 0.2369268850
                0.0000000000 0.5688888889
                -0.5384693101 0.4786286705
                -0.9061798459 0.2369268850];     
   Gauss=gauss{NGP};                   
 return

%% function input6
     function [Node ncon Constraints]=input6()
c1=1e270;
c2=1e-270;
%[node_number rigidity_u rigidity_w rigidity_teta] 

Constraints=[1	c2	c1	c2
21	c1	c1	c2];

force=[];

%%Node  &   ncon
poisson_ratio=0 ; %No Pois. Coupl. poisson_ratio=0    Poi. Coup. included    =0.3

%%ncon
%3: inner diameter 4:epsilon=raphness   5:E  6:G   7:Rho   8:thickness  9:poisson ratio
Node=[								
0	0	0
5	0	0
10	0	0
15	0	0
20	0	0
25	0	0
30	0	0
35	0	0
40	0	0
45	0	0
50	0	0
55	0	0
60	0	0
65	0	0
70	0	0
75	0	0
80	0	0
85	0	0
90	0	0
95	0	0
100	0	0
];								
ncon=[								
1	2	0.797	0.00004	30000000	12000000	7900	0.008	0.3
2	3	0.797	0.00004	30000000	12000000	7900	0.008	0.3
3	4	0.797	0.00004	30000000	12000000	7900	0.008	0.3
4	5	0.797	0.00004	30000000	12000000	7900	0.008	0.3
5	6	0.797	0.00004	30000000	12000000	7900	0.008	0.3
6	7	0.797	0.00004	30000000	12000000	7900	0.008	0.3
7	8	0.797	0.00004	30000000	12000000	7900	0.008	0.3
8	9	0.797	0.00004	30000000	12000000	7900	0.008	0.3
9	10	0.797	0.00004	30000000	12000000	7900	0.008	0.3
10	11	0.797	0.00004	30000000	12000000	7900	0.008	0.3
11	12	0.797	0.00004	30000000	12000000	7900	0.008	0.3
12	13	0.797	0.00004	30000000	12000000	7900	0.008	0.3
13	14	0.797	0.00004	30000000	12000000	7900	0.008	0.3
14	15	0.797	0.00004	30000000	12000000	7900	0.008	0.3
15	16	0.797	0.00004	30000000	12000000	7900	0.008	0.3
16	17	0.797	0.00004	30000000	12000000	7900	0.008	0.3
17	18	0.797	0.00004	30000000	12000000	7900	0.008	0.3
18	19	0.797	0.00004	30000000	12000000	7900	0.008	0.3
19	20	0.797	0.00004	30000000	12000000	7900	0.008	0.3
20	21	0.797	0.00004	30000000	12000000	7900	0.008	0.3
];								

 return 
